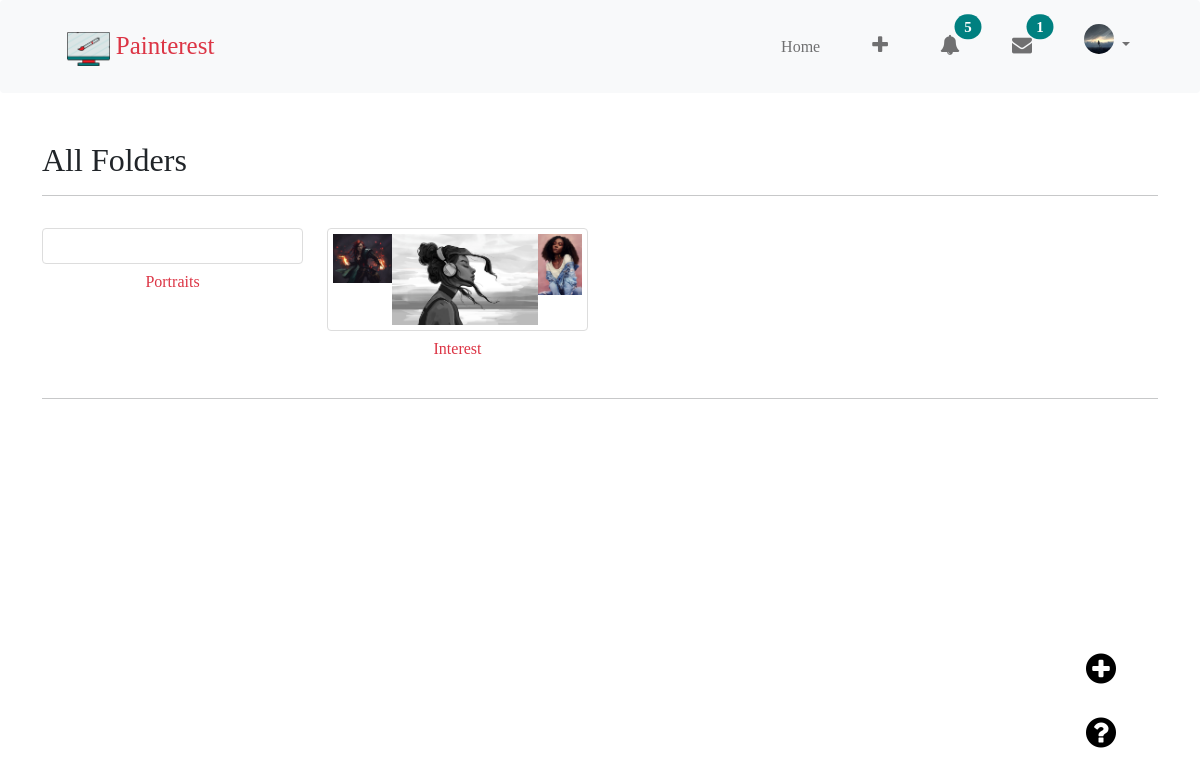
Page /view_folders/ (signed in) on the committed database.
### users/models.py (models this page shows, shortened)
class CustomUser(AbstractUser):
    email = models.EmailField(
        verbose_name='email address',
        max_length=60,
        unique=True
    )
    username = models.CharField(
        max_length=50, unique=True, validators=[alphanumeric])
    USERNAME_FIELD = 'email'
    REQUIRED_FIELDS = []
    objects = UserManager()

class Profile(models.Model):
    user = models.OneToOneField(
        settings.AUTH_USER_MODEL, related_name='profile', on_delete=models.CASCADE)
    image = models.ImageField(
        default='90a70ab564f045a48488cd440f3b56e4-dp.jpg', upload_to='profile_pics', blank=True)
    about = models.TextField(blank=True)
    website_url = models.CharField(max_length=50, blank=True)
    feed_tuner = models.ManyToManyField(Category, blank=True)

### main/models.py (models this page shows, shortened)
class Folder(models.Model):
    name = models.CharField(max_length=50, blank=False, unique=True)
    user = models.ForeignKey(settings.AUTH_USER_MODEL,
                             related_name='folder_owner', on_delete=models.CASCADE)
    saved_painting = models.ManyToManyField(
        Paintings, through="FolderMember", blank=True)
    date_created = models.DateTimeField(auto_now_add=True)
    class Meta:
        ordering = ('-date_created',)

class Paintings(models.Model):
    adder = models.ForeignKey(settings.AUTH_USER_MODEL,
                              on_delete=models.CASCADE, related_name='painter')
    painting = models.ImageField(upload_to='paintings', blank=True)
    title = models.CharField(max_length=50, blank=False)
    slug = models.SlugField(max_length=50)
    artist_name = models.CharField(max_length=50, blank=True)
    date_painted = models.DateTimeField(auto_now_add=True, db_index=True)
    tags = TaggableManager()
    class Meta:
        verbose_name_plural = 'Paintings'
        ordering = ('-date_painted',)

### main/views.py (the view)
# urls.py: path('view_folders/', views.view_folders, name='view_folders'),
@login_required
def view_folders(request):
    all_folders = Folder.objects.filter(user=request.user)
    context = {
        'all_folders': all_folders,
    }
    return render(request, 'main/view_folders.html', context)

### main/context_processors.py (called while the page is built)
def notify_user(request):
    if request.user.is_authenticated:
        return {
            'unread_count': Message.objects.filter(recepient=request.user, read=False).count(),
            'notify': len(Action.objects.filter(action_for=request.user, read=False))
        }
    return {
        'unread_count': 0,
        'notify': 0
    }

### users/templatetags/users_tags.py (called while the page is built)
@register.filter
def slice_it(d):
    return d[:3]

@register.filter
def sort_it(queryset):
    return queryset.order_by('foldermember')

### main/templates/main/view_folders.html (shortened to what this page needs)
{% extends 'main/base.html' %}
{% load crispy_forms_tags %}
{% load users_tags %}
{% block content %}
<h2 class="all_folders_col" data-aos="fade-right" data-aos-delay="200" data-aos-duration="1000">All Folders</h2>
<hr>
<div class="row" >
    {% for folder in all_folders %}
        <div class="col-md-4 col-sm-6 mt-3 col-lg-4 col-xl-3 mb-3" data-aos="fade-left" data-aos-delay="200" data-aos-duration="1000">
            <a href="{% url 'folder_content' folder.id %}" class="open_folder">
                <div class="folder">
                    {% if folder.saved_painting.all.count > 2 %}
                        {% for paint in folder.saved_painting.all|sort_it|slice_it %}
                            <div>
                                <img src="{{ paint.painting.url }}" alt="" class="img-fluid">
                            </div>
                        {% endfor %}
                    {% else %}
                        {% for paint in folder.saved_painting.all|sort_it %}
                            <div>
                                <img src="{{ paint.painting.url }}" alt="" class="img-fluid">
                            </div>
                        {% endfor %}
                    {% endif %}
                </div>
                <h6 class="text-center my-2 text-danger">{{ folder.name }}</h6>
            </a>
        </div>
    {% endfor %}
</div>
<hr>
{% endblock %}

### main/templates/main/base.html (shortened to what this page needs)
{% load static %}
<!DOCTYPE html>
<html lang="en">
<head>
    <link rel="stylesheet" href="{% static 'main/css/aos.css' %}">
    <link rel="stylesheet" href="{% static 'main/css/bootstrap.css' %}">
    <link rel="stylesheet" href="{% static 'main/css/style.css' %}">
    <link rel="stylesheet" href="{% static 'main/css/responsive.css' %}">
    <link rel="stylesheet" href="{% static 'main/fonts/fontawesome/css/font-awesome.min.css' %}">
</head>
<body>
    <nav class="navbar navbar-expand-lg navbar-light bg-light rounded" data-aos="fade-down" data-aos-delay="200" data-aos-duration="1000">
        <div class="container">
            <a class="navbar-brand" href="{% url 'index' %}">
                <img src="/media/painterestLogo.png" class="logo img-fluid" alt=""> Painterest</a>
            <div class="collapse navbar-collapse align-items-center justify-content-end" id="navBar">
                <ul class="navbar-nav d-flex">
                    <li class="nav-item">
                        <a class="nav-link home" href="{% url 'index' %}">Home </a>
                    </li>
                    {% if not user.is_authenticated %}
                        <li class="nav-item">
                            <a class="nav-link" href="{% url 'register' %}" tabindex="-1" aria-disabled="true">Sign Up</a>
                        </li>
                        <li class="nav-item">
                            <a class="nav-link" href="{% url 'login' %}" tabindex="-1" aria-disabled="true">Login</a>
                        </li>
                    {% else %}
                        <li class="nav-item">
                            <a class="nav-link" href="{% url 'add_paint' %}">
                                <i class="fa fa-plus"></i>
                            </a>
                        </li>
                        <li class="nav-item">
                            <a class="nav-link position-relative" href="{% url 'notifications' %}" tabindex="-1" aria-disabled="true">
                                <i class="fa fa-bell">
                                    {% if notify %}
                                        <span class="position-absolute top-0 start-100 translate-middle badge rounded-pill bg-danger">
                                            {{ notify }}
                                        </span>
                                    {% endif %}
                                </i>
                            </a>
                        </li>
                        <li class="nav-item">
                            <a class="nav-link position-relative" href="{% url 'view_messages' %}" tabindex="-1" aria-disabled="true">
                                {% if unread_count %}
                                    <i class="fa fa-envelope">
                                        <span class="position-absolute top-0 start-100 translate-middle badge rounded-pill bg-danger">
                                            {{ unread_count }}
                                        </span>
                                    </i>
                                {% else %}
                                    <i class="fa fa-envelope-open"></i>
                                {% endif %}
                            </a>
                        </li>
                        <li class="nav-item dropdown">
                            <a class="nav-link dropdown-toggle" href="#" id="dropdown09" data-bs-toggle="dropdown"
                                data-toggle="dropdown" aria-haspopup="true" aria-expanded="false">
                                {% if user.profile.image.name == '90a70ab564f045a48488cd440f3b56e4-dp.jpg' %}
                                    <div class="profile_badge">{{ user.username.0 }}</div>
                                {% else %}
                                    <img class="rounded-circle badge-account-img" src="{{ user.profile.image.url }}">
                                {% endif %}
                            </a>
                        </li>
                    {% endif %}
                </ul>
            </div>
        </div>
    </nav>
    <div class="container mt-5">
        {% block content %} {% endblock %}
        {% if user.is_authenticated %}
            <div class="add">
                <a href="{% url 'add_paint' %}"><i class=" fa fa-plus-circle"></i></a>
            </div>
        {% endif %}
        <div>
            <label for="crazy" class="quest">
                <i class="fa fa-question-circle"></i>
            </label>
        </div>
    </div>
</body>
</html>

### main/static/main/css/style.css (style rules this page uses)
body { font-family: "poppins" !important; }
.logo { height: 34px; }
.navbar { z-index: 9999; }
.nav-item .home { font-weight: 500; }
nav .nav-item { padding: 0.5em; }
.navbar-brand { font-size: 25px; color: #dc3545 !important; padding-left: 1em; }
.nav-link i.fa { font-size: 20px; }
.nav-link { margin-right: 20px; }
.nav-item .badge { background: teal !important; }
.badge-account-img { height: 30px; width: 30px; margin-bottom: 15px; }
a, a:hover { text-decoration: none; }
.container ul { display: none; }
.add i, .quest i { color: #000; }
.add { position: fixed; bottom: 13%; right: 7%; font-size: 35px; cursor: pointer; z-index: 99999; }
.quest { position: fixed; bottom: 5%; right: 7%; font-size: 35px; cursor: pointer; z-index: 99999; }
.open_folder { color: #303030; }
.folder { display: flex; border: 1px solid #ddd; border-radius: 4px; padding: 5px; }

### main/static/main/css/responsive.css (style rules this page uses)
@media (min-width: 995px) { .navbar-nav { align-items: center; } }
@media (min-width: 768px) { nav .nav-item:last-child { padding-right: 0px; } }

### rows in the picture
CustomUser: profile.image (picture)
Folder: name "Portraits"
Folder: name "Interest"
Paintings: painting (picture)
Paintings: painting (picture)
Paintings: painting (picture)

### other values in the picture
{{ notify }} "5"
{{ unread_count }} "1"
